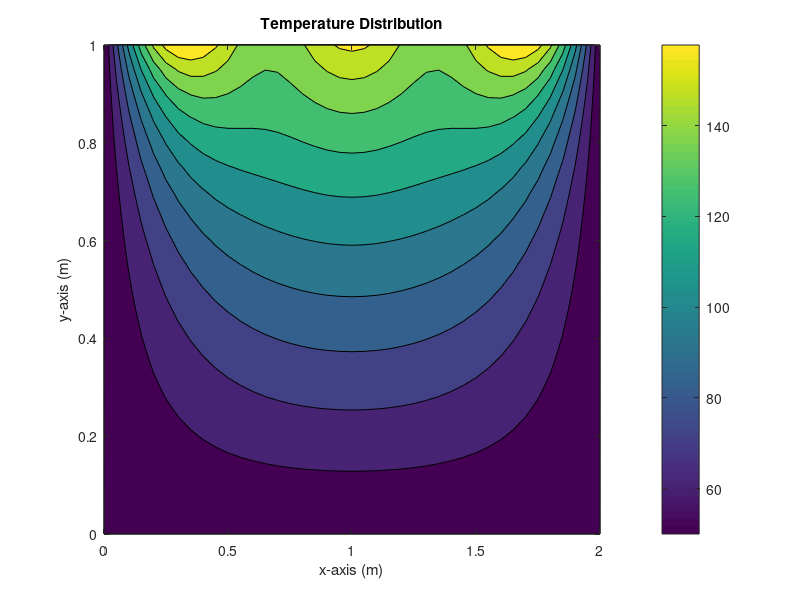

The MATLAB script that drew this image:
%Homework 7 code prob 1
clear all;
clc;

%[]=meshgrid
%contourf()

w=1; %length along y
L=2; %length along x
T1=50; %temperature on other boundaries
T2=150; %temperatures along top boundary

yo=[0:0.05:1]; %number of iterations along x axis
xo=[0:0.05:2]; %number of iterations along y axis
a=1;

for ii=1:length(xo) %sets the number of repeats to the number of iterations along x axis
    x=xo(ii); %for solving
    for jj=1:length(yo) %sets the number of repeats to the number of iterations along y axis
        y=yo(jj); %for solving
        n=1; %sets up the summation from the beginning again with each itteration
        for kk=1:2:9 %solve
            theta(n)=(2/pi)*(((-1)^(n+1)+1)/n)*sin((n*pi*x)/L)*((sinh((n*pi*y)/L))/(sinh((n*pi*w)/L)));
            n=n+1;
        end
        T(jj,ii)= sum(theta)*(T2-T1)+T1; %find temp and put into matrix
    end
end
        
contourf(xo,yo,T)
colorbar
title('Temperature Distribution')
xlabel('x-axis (m)')
ylabel('y-axis (m)')

